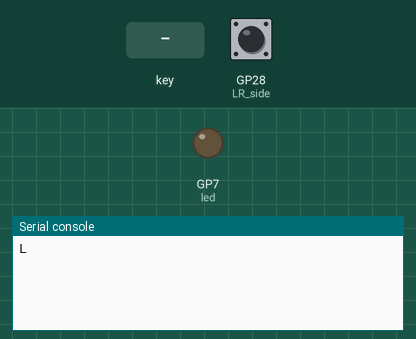
The program below on a simulated Raspberry Pi Pico running CircuitPython. Shown: output pins drawn as LEDs (lit = HIGH), the last lines printed to the serial console. The inputs (shaded band) are chosen by the test bench; at power-on: GP28 (LR_side) HIGH. USB keyboard and mouse output is not drawn.

Above: at 1.2 s.
1.3 s: key number 0 pressed for 0.2 s
At 1.46 s:
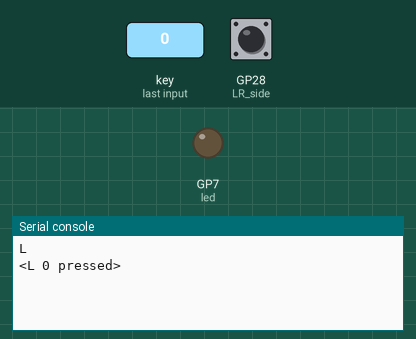
At 2.2 s:
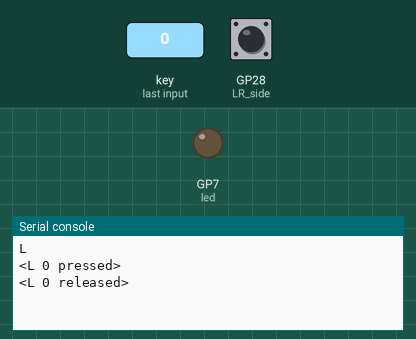

Measured:
- after the input at 1.3 s, the serial console: prints a new line at once (image 1)

The program:

ortho82_split_keyboard.py
```python
import time
import board
from digitalio import DigitalInOut, Pull, Direction
import usb_hid
from adafruit_hid.keyboard import Keyboard
from adafruit_hid.keycode import Keycode
import keypad
import busio
import supervisor

LOG_DEBUG = False

class DummyEvent():
    """ Emulates Keymatrix event based on data on serial port"""
    def __init__(self, event_string):
        s = event_string.split(' ')
        self.side = s[0][-1]
        self.key_number = int(s[1])
        self._pressed = s[2][:-1]

    def __str__(self):
        return f'<Event: key_number {self.key_number} {self._pressed}>'

    @property
    def pressed(self):
        return self._pressed == 'pressed'

    @property
    def released(self):
        return self._pressed == 'released'

class DummyEventQueue():
    """ Emulates Keymatrix event queue"""
    def __init__(self):
        self.events = []

    def get(self):
        if len(self.events) == 0:
            return None
        return self.events.pop(0)

    def add(self, event):
        self.events.append(event)


def process_event(event, side):

    mod_key_flag = False
    fn_key_flag = False
    key_active = None
    key_id = event.key_number

    if key_id == MOD_KEY_NUM:
        mod_key_flag = True
    elif key_id == FN_KEY_NUM:
        fn_key_flag = True
    else:
        key_active = KEYBOARD_KEYCODES[side][key_id]

    action = str(event).split(' ')[-1]
    data = f"<{side} {key_id} {action}\n"
    if LOG_DEBUG:
        print(data, KEYBOARD_STR_KEYCODES[side][key_id].split('.')[-1])
    print(data, end='')

    return data, key_active, mod_key_flag, fn_key_flag


LR_side = DigitalInOut(board.GP28)
LR_side.direction = Direction.INPUT
LR_side.pull = Pull.UP

LR = 'R'
if LR_side.value:
    LR = 'L'

print(LR)
uart = busio.UART(tx=board.GP8, rx=board.GP9, baudrate=115200, timeout=0.005)
uart.reset_input_buffer()

MOD_KEY_NUM = 82
FN_KEY_NUM = 81

USB_connected = supervisor.runtime.usb_connected
Serial_connected = supervisor.runtime.serial_connected

if LOG_DEBUG:
    print(f"Supervisor Status: USB: {USB_connected} Serial: {Serial_connected}")


KEYCODES_L = (
    # 0, 1, 2, 3, 4, 5, 6
    Keycode.F6, Keycode.F5, Keycode.F4, Keycode.F3, Keycode.F2, Keycode.F1, Keycode.ESCAPE,
    # 7, 8, 9, 10, 11, 12, 13
    Keycode.SIX, Keycode.FIVE, Keycode.FOUR, Keycode.THREE, Keycode.TWO, Keycode.ONE, Keycode.KEYPAD_BACKSLASH ,
    # 14, 15, 16, 17, 18, 19, # 20
    Keycode.Y, Keycode.T, Keycode.R, Keycode.E, Keycode.W, Keycode.Q, Keycode.TAB,
    # 21, 22, 23, 24, 25, 26, # 27
    Keycode.H, Keycode.G, Keycode.F, Keycode.D, Keycode.S, Keycode.A, Keycode.CAPS_LOCK,
    # 28, 29, 30, 31, 32, 33, # 34
    Keycode.B, Keycode.V, Keycode.C, Keycode.X, Keycode.Z, Keycode.GRAVE_ACCENT, Keycode.LEFT_SHIFT,
    # 35, 36, 37, 38, 39, # 40
    Keycode.SPACE, Keycode.COMMAND, Keycode.LEFT_ALT, MOD_KEY_NUM, FN_KEY_NUM, Keycode.LEFT_CONTROL,
)

KEYCODES_R = (
    # 0, 1, 2, 3, 4, 5, 6
    Keycode.F7, Keycode.F8, Keycode.F9, Keycode.F10, Keycode.F11, Keycode.F12, Keycode.DELETE,
    # 7, 8, 9, 10, 11, 12, 13
    Keycode.SEVEN, Keycode.EIGHT, Keycode.NINE, Keycode.ZERO, Keycode.MINUS, Keycode.EQUALS, Keycode.BACKSPACE,
    # 14, 15, 16, 17, 18, 19, 20
    Keycode.U, Keycode.I, Keycode.O, Keycode.P, Keycode.LEFT_BRACKET, Keycode.RIGHT_BRACKET, Keycode.ENTER,
    # 21, 22, 23, 24, 25, 26, 27
    Keycode.J, Keycode.K, Keycode.L, Keycode.SEMICOLON, Keycode.QUOTE, Keycode.POUND, Keycode.RETURN,
    # 28, 29, 30, 31, 32, 33, 34
    Keycode.N, Keycode.M, Keycode.COMMA, Keycode.PERIOD, Keycode.FORWARD_SLASH, Keycode.UP_ARROW, Keycode.RIGHT_SHIFT,
    # 35, 36, 37, 38, 39, 40
    Keycode.SPACE, Keycode.RIGHT_GUI, Keycode.RIGHT_ALT, Keycode.LEFT_ARROW, Keycode.DOWN_ARROW, Keycode.RIGHT_ARROW,
)

KEYBOARD_KEYCODES = {'L': KEYCODES_L, 'R': KEYCODES_R}


STR_KEYCODES_L = ['Keycode.F6', 'Keycode.F5', 'Keycode.F4', 'Keycode.F3', 'Keycode.F2', 'Keycode.F1', 'Keycode.ESCAPE',
'Keycode.SIX', 'Keycode.FIVE', 'Keycode.FOUR', 'Keycode.THREE', 'Keycode.TWO', 'Keycode.ONE', 'Keycode.GRAVE_ACCENT',
'Keycode.Y', 'Keycode.T', 'Keycode.R', 'Keycode.E', 'Keycode.W', 'Keycode.Q', 'Keycode.TAB',
'Keycode.H', 'Keycode.G', 'Keycode.F', 'Keycode.D', 'Keycode.S', 'Keycode.A', 'Keycode.CAPS_LOCK',
'Keycode.B', 'Keycode.V', 'Keycode.C', 'Keycode.X', 'Keycode.Z', 'Keycode.POUND', 'Keycode.LEFT_SHIFT',
'Keycode.SPACE', 'Keycode.COMMAND', 'Keycode.LEFT_ALT', 'MOD_KEY_NUM', 'FN_KEY_NUM', 'Keycode.LEFT_CONTROL']

STR_KEYCODES_R = [
'Keycode.F7', 'Keycode.F8', 'Keycode.F9', 'Keycode.F10', 'Keycode.F11', 'Keycode.F12', 'Keycode.DELETE,',
'Keycode.SEVEN', 'Keycode.EIGHT', 'Keycode.NINE', 'Keycode.ZERO', 'Keycode.MINUS', 'Keycode.EQUALS', 'Keycode.BACKSPACE',
'Keycode.U', 'Keycode.I', 'Keycode.O', 'Keycode.P', 'Keycode.LEFT_BRACKET', 'Keycode.RIGHT_BRACKET', 'Keycode.ENTER',
'Keycode.J', 'Keycode.K', 'Keycode.L', 'Keycode.SEMICOLON', 'Keycode.QUOTE', 'Keycode.BACKSLASH', 'Keycode.RETURN',
'Keycode.N', 'Keycode.M', 'Keycode.COMMA', 'Keycode.PERIOD', 'Keycode.FORWARD_SLASH', 'Keycode.UP_ARROW', 'Keycode.RIGHT_SHIFT',
'Keycode.SPACE', 'Keycode.RIGHT_GUI', 'Keycode.RIGHT_ALT', 'Keycode.LEFT_ARROW', 'Keycode.DOWN_ARROW', 'Keycode.RIGHT_ARROW']


KEYBOARD_STR_KEYCODES = {'L': STR_KEYCODES_L, 'R': STR_KEYCODES_R}

led = DigitalInOut(board.GP7)
led.direction = Direction.OUTPUT
led.value = False


if USB_connected:
    kbd = Keyboard(usb_hid.devices)

# Primary events from keymatrix, same on right and left halves
km = keypad.KeyMatrix(
    row_pins=(board.GP22, board.GP21, board.GP20, board.GP19, board.GP18, board.GP17),
    column_pins=(board.GP6, board.GP5, board.GP4, board.GP3, board.GP2, board.GP1, board.GP0),
    columns_to_anodes=True,
)

# Secondary dummy events to be created with data received
# from other half keyboard via USART/Serial port
dummy_event_queue = DummyEventQueue()


while True:
    event = km.events.get()
    if event:
        data, key_active, mod_key_flag, fn_key_flag = process_event(event, LR)
        if USB_connected:
            if event.pressed:
                kbd.press(key_active)
            if event.released:
                kbd.release(key_active)
        else:
            uart.write(data.encode())

    if USB_connected:
        serial_data = uart.readline()
        if not serial_data:
            continue
        if len(serial_data) < 10:
            uart.reset_input_buffer()
            continue

        received_data = serial_data.decode().strip()
        ev = DummyEvent(received_data)
        dummy_event_queue.add(ev)

    event_dummy = dummy_event_queue.get()

    if event_dummy:
        # print('event_dummy', event_dummy, event_dummy.side)
        data, key_active, mod_key_flag, fn_key_flag = process_event(event_dummy, event_dummy.side)
        if event_dummy.pressed:
            kbd.press(key_active)
        if event_dummy.released:
            kbd.release(key_active)
        # print('Dummy:', data)
```
